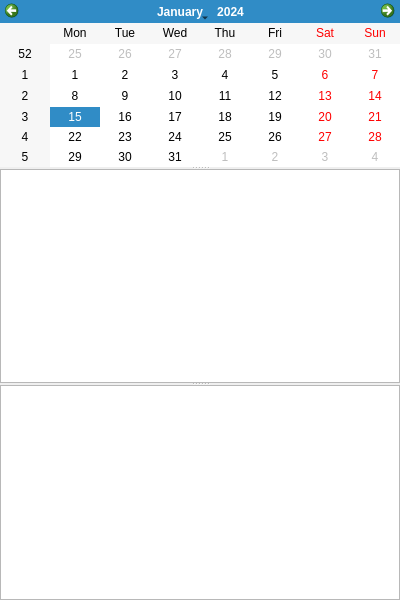
<?xml version="1.0" encoding="UTF-8"?>
<ui version="4.0">
 <class>ToDo</class>
 <widget class="QMainWindow" name="ToDo">
  <property name="geometry">
   <rect>
    <x>0</x>
    <y>0</y>
    <width>400</width>
    <height>600</height>
   </rect>
  </property>
  <property name="windowTitle">
   <string>ToDo</string>
  </property>
  <widget class="QWidget" name="centralWidget">
   <layout class="QVBoxLayout" name="layout">
    <property name="spacing">
     <number>0</number>
    </property>
    <property name="margin">
     <number>0</number>
    </property>
    <item>
     <widget class="QSplitter" name="splitter">
      <property name="lineWidth">
       <number>0</number>
      </property>
      <property name="orientation">
       <enum>Qt::Vertical</enum>
      </property>
      <property name="opaqueResize">
       <bool>true</bool>
      </property>
      <property name="handleWidth">
       <number>2</number>
      </property>
      <widget class="QCalendarWidget" name="calendar">
       <property name="minimumDate">
        <date>
         <year>2000</year>
         <month>1</month>
         <day>1</day>
        </date>
       </property>
       <property name="firstDayOfWeek">
        <enum>Qt::Monday</enum>
       </property>
      </widget>
      <widget class="QTextEdit" name="diary">
       <property name="lineWidth">
        <number>0</number>
       </property>
      </widget>
      <widget class="QTextEdit" name="notes">
       <property name="lineWidth">
        <number>0</number>
       </property>
      </widget>
     </widget>
    </item>
   </layout>
  </widget>
 </widget>
 <layoutdefault spacing="6" margin="11"/>
 <resources/>
 <connections/>
</ui>
